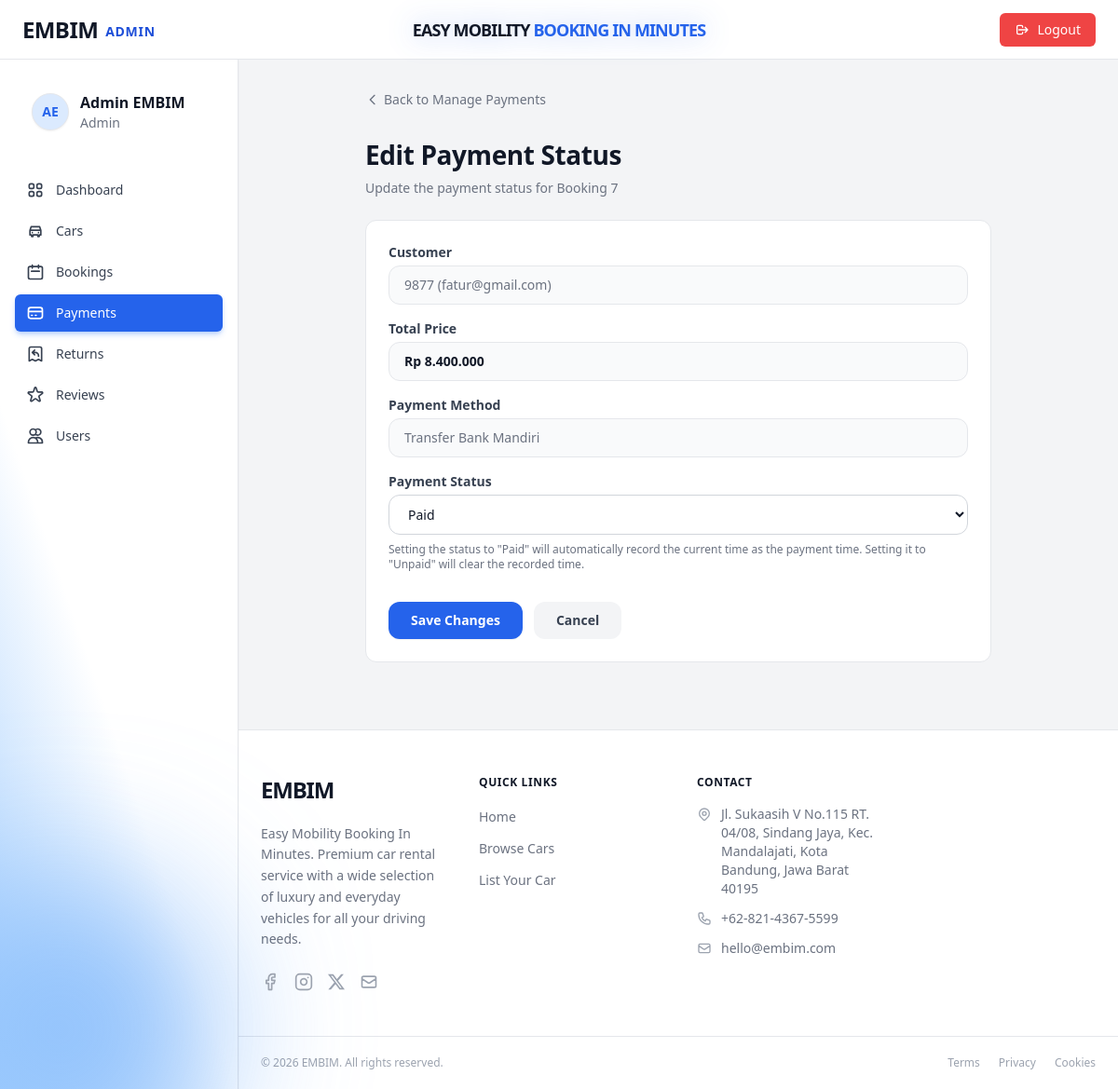
The app's page /admin/index.php?page=edit_payment&id=7 (signed in) with its own data.
### tables this page shows
CREATE TABLE `bookings` (
  `id` int(11) NOT NULL,
  `user_id` int(11) NOT NULL,
  `car_id` int(11) NOT NULL,
  `start_date` date NOT NULL,
  `end_date` date NOT NULL,
  `total_days` smallint(6) NOT NULL DEFAULT 1,
  `total_price` decimal(14,2) NOT NULL,
  `status` enum('pending','confirmed','ongoing','completed','cancelled') DEFAULT 'pending',
  `notes` text DEFAULT NULL,
  `identity_photo` varchar(255) DEFAULT NULL,
  `payment_method` enum('transfer_bank_bri','transfer_bank_mandiri','shopeepay','dana','ovo','gopay','transfer_bank_bni','transfer_bank_bca','transfer_bank_seabank') DEFAULT NULL,
  `payment_status` enum('unpaid','paid','refunded') DEFAULT 'unpaid',
  `payment_proof` varchar(255) DEFAULT NULL,
  `paid_at` datetime DEFAULT NULL,
  `created_at` datetime DEFAULT current_timestamp(),
  `updated_at` datetime DEFAULT current_timestamp() ON UPDATE current_timestamp()
);

CREATE TABLE `users` (
  `id` int(11) NOT NULL,
  `full_name` varchar(100) NOT NULL,
  `email` varchar(150) NOT NULL,
  `password` varchar(255) NOT NULL COMMENT 'bcrypt hash',
  `phone` varchar(20) DEFAULT NULL,
  `address` text DEFAULT NULL,
  `role` enum('admin','user') NOT NULL DEFAULT 'user',
  `photo_profile` varchar(100) DEFAULT NULL,
  `photo_ktp` varchar(100) DEFAULT NULL,
  `photo_sim` varchar(100) DEFAULT NULL,
  `created_at` datetime NOT NULL DEFAULT current_timestamp(),
  `updated_at` datetime NOT NULL DEFAULT current_timestamp() ON UPDATE current_timestamp()
);

### admin/controllers/DashboardController.php (called while the page is built, shortened)
<?php
require_once __DIR__ . '/../models/DashboardModel.php';
class DashboardController {
    private DashboardModel $model;
    public function __construct() { $this->model = new DashboardModel(); }
    public function editPayment(): void {
        $id = (int) ($_GET['id'] ?? 0);
        $payment = $this->model->getPaymentById($id);
        require_once __DIR__ . '/../views/payment_edit_form.php';
    }
}

### admin/index.php (called while the page is built, shortened)
<?php
    require_once __DIR__ . '/config/database.php';
    require_once __DIR__ . '/controllers/DashboardController.php';
    $page = $_GET['page'] ?? 'dashboard';
    match ($page) {
        'add_car'               => (new DashboardController())->addCar(),
        'edit_car'              => (new DashboardController())->editCar(),
        'delete_car'            => (new DashboardController())->deleteCar(),
        'manage_cars'           => (new DashboardController())->manageCars(),
        'manage_bookings'       => (new AdminBookingController())->manageBookings(),
        'manage_payments'       => (new DashboardController())->managePayments(),
        'payment_detail'        => (new DashboardController())->paymentDetail(),
        'edit_payment'          => (new DashboardController())->editPayment(),
        'booking_detail'        => (new AdminBookingController())->bookingDetail(),
        'edit_booking'          => (new AdminBookingController())->editBooking(),
        'delete_booking'        => (new AdminBookingController())->deleteBooking(),
        'manage_users'          => (new UserController())->manageUsers(),
        'manage_returns'        => (new AdminReturnController())->manageReturns(),
        'add_return'            => (new AdminReturnController())->addReturn(),
        'return_detail'         => (new AdminReturnController())->returnDetail(),
        'edit_return'           => (new AdminReturnController())->editReturn(),
        'delete_return'         => (new AdminReturnController())->deleteReturn(),
        'manage_reviews'        => (new AdminReviewController())->manageReviews(),
        'edit_review'           => (new AdminReviewController())->editReview(),
        'delete_review'         => (new AdminReviewController())->deleteReview(),
        'edit_profile'          => (new ProfileController())->editProfile(),
        default                 => (new DashboardController())->dashboard(),
    };

### admin/config/database.php (called while the page is built, shortened)
<?php
function getPDO(): PDO {
    static $pdo = null;
    if ($pdo === null) {
        $dsn = sprintf('mysql:host=%s;dbname=%s;charset=%s', DB_HOST, DB_NAME, DB_CHARSET);
        $pdo = new PDO($dsn, DB_USER, DB_PASS, [
            PDO::ATTR_ERRMODE            => PDO::ERRMODE_EXCEPTION,
            PDO::ATTR_DEFAULT_FETCH_MODE => PDO::FETCH_ASSOC,
            PDO::ATTR_EMULATE_PREPARES   => false,
        ]);
    }
    return $pdo;
}

### admin/models/DashboardModel.php (called while the page is built, shortened)
<?php
require_once __DIR__ . '/../config/database.php';
class DashboardModel {
    public function getPaymentById(int $bookingId): ?array {
        $sql = "
            SELECT
                b.`id` AS booking_id, b.`user_id`, b.`car_id`,
                b.`total_price`, b.`payment_method`, b.`payment_status`,
                b.`payment_proof`, b.`paid_at`, b.`created_at`, b.`status` AS booking_status,
                u.`full_name` AS customer_name,
                u.`email` AS customer_email,
                u.`phone` AS customer_phone,
                u.`photo_profile`,
                CONCAT(c.`brand`, ' ', c.`model`) AS car_name,
                c.`license_plate`
            FROM `bookings` b
            JOIN `users` u ON u.`id` = b.`user_id`
            JOIN `cars`  c ON c.`id` = b.`car_id`
            WHERE b.`id` = :id
            LIMIT 1
        ";
        $stmt = getPDO()->prepare($sql);
        $stmt->execute([':id' => $bookingId]);
        $result = $stmt->fetch(PDO::FETCH_ASSOC);
        return $result ?: null;
    }
}

### admin/views/payment_edit_form.php (the view, shortened to what this page needs)
<?php require_once __DIR__ . '/partials/layout_top.php'; ?>
<div class="space-y-6 max-w-2xl mx-auto pb-10">
  <div>
    <a href="?page=manage_payments" class="back-link">
      <svg xmlns="http://www.w3.org/2000/svg" class="h-4 w-4" fill="none" viewBox="0 0 24 24" stroke="currentColor" stroke-width="2"><path stroke-linecap="round" stroke-linejoin="round" d="M15 19l-7-7 7-7"/></svg>
      Back to Manage Payments
    </a>
  </div>
  <div class="page-heading">
    <h1>Edit Payment Status</h1>
    <p>Update the payment status for Booking <?= (int)$payment['booking_id'] ?></p>
  </div>
  <div class="card p-6">
    <form method="POST" action="">
      <div class="form-group mb-4">
        <label class="form-label block text-sm font-semibold text-gray-700 mb-1">Customer</label>
        <div class="form-control w-full px-4 py-2.5 bg-gray-50 border border-gray-200 rounded-xl text-sm text-gray-500"><?= htmlspecialchars($payment['customer_name']) ?> (<?= htmlspecialchars($payment['customer_email']) ?>)</div>
      </div>
      <div class="form-group mb-4">
        <label class="form-label block text-sm font-semibold text-gray-700 mb-1">Total Price</label>
        <div class="form-control w-full px-4 py-2.5 bg-gray-50 border border-gray-200 rounded-xl text-sm text-gray-900 font-bold">Rp <?= number_format($payment['total_price'], 0, ',', '.') ?></div>
      </div>
      <div class="form-group mb-4">
        <label class="form-label block text-sm font-semibold text-gray-700 mb-1">Payment Method</label>
        <div class="form-control w-full px-4 py-2.5 bg-gray-50 border border-gray-200 rounded-xl text-sm text-gray-500 capitalize"><?= $payment['payment_method'] ? str_replace('_', ' ', htmlspecialchars($payment['payment_method'])) : '-' ?></div>
      </div>
      <div class="form-group mb-6">
        <label class="form-label block text-sm font-semibold text-gray-700 mb-1" for="payment_status">Payment Status</label>
        <select name="payment_status" id="payment_status" class="w-full px-4 py-2.5 bg-white border border-gray-300 rounded-xl text-sm focus:ring-2 focus:ring-blue-500/20 focus:border-blue-500 transition-all" required>
          <option value="paid" <?= $payment['payment_status'] === 'paid' ? 'selected' : '' ?>>Paid</option>
        </select>
        <p class="text-xs text-gray-500 mt-2">Setting the status to "Paid" will automatically record the current time as the payment time. Setting it to "Unpaid" will clear the recorded time.</p>
      </div>
      <div class="mt-8 flex gap-3">
        <button type="submit" class="px-6 py-2.5 bg-blue-600 hover:bg-blue-700 text-white text-sm font-semibold rounded-xl shadow-sm transition-colors">Save Changes</button>
        <a href="?page=payment_detail&id=<?= (int)$payment['booking_id'] ?>" class="px-6 py-2.5 bg-gray-100 hover:bg-gray-200 text-gray-700 text-sm font-semibold rounded-xl transition-colors">Cancel</a>
      </div>
    </form>
  </div>
</div>
<?php require_once __DIR__ . '/partials/layout_bottom.php'; ?>

### admin/style/style.css (style rules this page uses)
:root { --color-primary: #2563eb; --color-primary-hover: #1d4ed8; --color-primary-light: #eff6ff; --color-primary-ring: rgba(37,99,235,.35); --color-danger: #ef4444; --color-danger-hover: #dc2626; --color-danger-light: #fef2f2; --color-success: #22c55e; --color-success-light: #f0fdf4; --color-warning-light: #fefce8; --color-purple-light: #faf5ff; --color-border: #e5e7eb; --color-border-soft: #f3f4f6; --color-bg: #f3f4f6; --color-bg-white: #ffffff; --color-text: #111827; --color-text-muted: #6b7280; --color-text-subtle: #9ca3af; --radius-sm: 4px; --radius-md: 8px; --radius-lg: 12px; --radius-xl: 16px; --radius-2xl: 24px; --shadow-sm: 0 1px 2px rgba(0,0,0,.06); --shadow-md: 0 4px 16px rgba(0,0,0,.10); --shadow-lg: 0 8px 32px rgba(0,0,0,.14); --transition: 150ms ease; --sidebar-w: 256px; --topbar-h: 64px; }
*, *::before, *::after { box-sizing: border-box; }
html { height: 100%; }
body { margin: 0; font-family: ui-sans-serif, system-ui, -apple-system, "Segoe UI", Roboto, "Helvetica Neue", Arial, sans-serif; background-color: var(--color-bg); color: var(--color-text); -webkit-font-smoothing: antialiased; -moz-osx-font-smoothing: grayscale; }
a { color: inherit; text-decoration: none; }
button, input, select, textarea { font-family: inherit; }
.form-label { display: block; font-size: 14px; font-weight: 500; color: #374151; margin-bottom: 4px; }
.form-control { width: 100%; border: 1px solid #d1d5db; border-radius: var(--radius-md); padding: 8px 12px; font-size: 14px; color: var(--color-text); background: var(--color-bg-white); transition: border-color var(--transition), box-shadow var(--transition); }
.form-control::placeholder { color: var(--color-text-subtle); }
.card { background: var(--color-bg-white); border: 1px solid var(--color-border); border-radius: var(--radius-lg); overflow: hidden; }
.back-link { display: inline-flex; align-items: center; gap: 4px; font-size: 14px; color: var(--color-text-muted); transition: color var(--transition); }
.page-heading h1 { font-size: 28px; font-weight: 700; letter-spacing: -.4px; color: var(--color-text); margin: 0; }
.page-heading p { font-size: 14px; color: var(--color-text-muted); margin: 4px 0 0; }

### records on screen
bookings: id "7", user.full_name "9877", user.email "fatur@gmail.com", total_price "8.400.000", payment_method "Transfer Bank Mandiri", payment_status "Paid"

### other values on screen
$adminInitials "AE"
$adminName "Admin EMBIM"
$link['label'] "Dashboard"
$link['label'] "Cars"
$link['label'] "Bookings"
$link['label'] "Payments"
$link['label'] "Returns"
$link['label'] "Reviews"
$link['label'] "Users"
